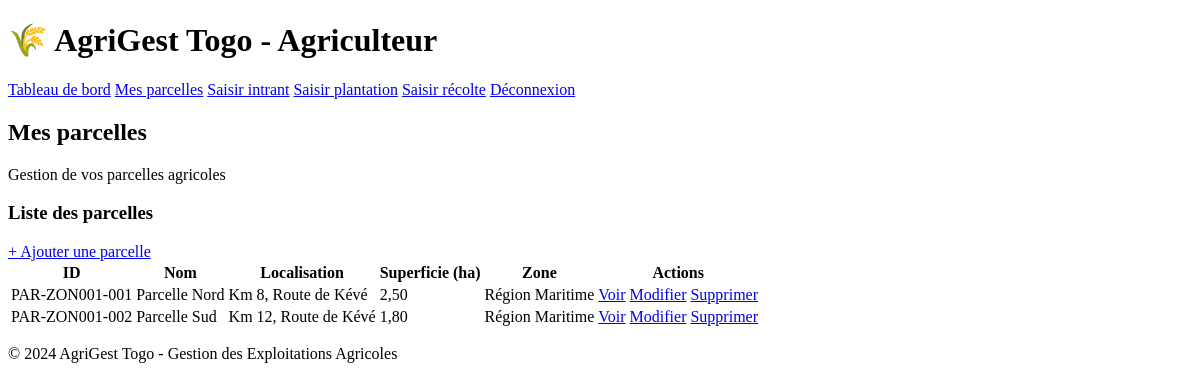
The page /agriculteur/mes_parcelles.php (signed in) on the database its author committed.
### tables this page shows
CREATE TABLE PARCELLE (
    id_parcelle VARCHAR(20) PRIMARY KEY,
    nom_parcelle VARCHAR(50) NOT NULL,
    localisation_parcelle VARCHAR(100) NOT NULL,
    superficie DECIMAL(8,2) NOT NULL,
    id_zone VARCHAR(15) NOT NULL,
    id_agri VARCHAR(20) NOT NULL,
    CONSTRAINT chk_superficie CHECK (superficie > 0),
    CONSTRAINT fk_parcelle_zone FOREIGN KEY (id_zone)
        REFERENCES ZONE_AGROECOLOGIQUE(id_zone)
        ON UPDATE CASCADE ON DELETE RESTRICT,
    CONSTRAINT fk_parcelle_agri FOREIGN KEY (id_agri)
        REFERENCES AGRICULTEUR(id_agri)
        ON UPDATE CASCADE ON DELETE RESTRICT
);

CREATE TABLE ZONE_AGROECOLOGIQUE (
    id_zone VARCHAR(15) PRIMARY KEY,
    nom_zone VARCHAR(50) NOT NULL UNIQUE
);

### includes/fonctions.php (called while the page is built, shortened)
<?php
function formaterNombre($nombre, $decimales = 2) {
    return number_format((float)$nombre, $decimales, ',', ' ');
}

### agriculteur/mes_parcelles.php (the view, shortened to what this page needs)
<?php
require_once('../config/connexion.php');
require_once('../includes/fonctions.php');
$id_agri = $_SESSION['id_utilisateur'];
$parcelles = [];
try {
    $stmt = $pdo->prepare(
        "SELECT p.id_parcelle, p.nom_parcelle, p.localisation_parcelle, p.superficie,
                z.id_zone, z.nom_zone
         FROM PARCELLE p
         JOIN ZONE_AGROECOLOGIQUE z ON p.id_zone = z.id_zone
         WHERE p.id_agri = ?
         ORDER BY p.nom_parcelle ASC"
    );
    $stmt->execute([$id_agri]);
    $parcelles = $stmt->fetchAll();
} catch (PDOException $e) {
    error_log('Erreur SQL mes_parcelles: ' . $e->getMessage());
}
?>
<!DOCTYPE html>
<html lang="fr">
<head>
    <link rel="stylesheet" href="../assets/css/style.css">
</head>
<body>
    <div class="container">
        <header>
            <h1>🌾 AgriGest Togo - Agriculteur</h1>
            <nav>
                <a href="dashboard.php">Tableau de bord</a>
                <a href="mes_parcelles.php">Mes parcelles</a>
                <a href="saisir_intrant.php">Saisir intrant</a>
                <a href="saisir_plantation.php">Saisir plantation</a>
                <a href="saisir_recolte.php">Saisir récolte</a>
                <a href="../auth/logout.php">Déconnexion</a>
            </nav>
        </header>
        <main>
            <div class="dashboard-header">
                <h2>Mes parcelles</h2>
                <p>Gestion de vos parcelles agricoles</p>
            </div>
            <section class="management-section">
                <div class="section-header">
                    <h3>Liste des parcelles</h3>
                    <a href="mes_parcelles.php?action=create" class="btn">+ Ajouter une parcelle</a>
                </div>
                <?php if (empty($parcelles)): ?>
                    <div class="empty-state">
                        <p>Vous n'avez pas encore de parcelle enregistrée.</p>
                        <a href="mes_parcelles.php?action=create" class="btn">Créer votre première parcelle</a>
                    </div>
                <?php else: ?>
                    <table class="data-table">
                        <thead>
                            <tr>
                                <th>ID</th>
                                <th>Nom</th>
                                <th>Localisation</th>
                                <th>Superficie (ha)</th>
                                <th>Zone</th>
                                <th>Actions</th>
                            </tr>
                        </thead>
                        <tbody>
                            <?php foreach ($parcelles as $parcelle): ?>
                                <tr>
                                    <td><?php echo htmlspecialchars($parcelle['id_parcelle']); ?></td>
                                    <td><?php echo htmlspecialchars($parcelle['nom_parcelle']); ?></td>
                                    <td><?php echo htmlspecialchars($parcelle['localisation_parcelle']); ?></td>
                                    <td><?php echo formaterNombre($parcelle['superficie'], 2); ?></td>
                                    <td><?php echo htmlspecialchars($parcelle['nom_zone']); ?></td>
                                    <td>
                                        <a href="consulter_parcelle.php?id=<?php echo urlencode($parcelle['id_parcelle']); ?>" class="btn btn-small">Voir</a>
                                        <a href="modifier_parcelle.php?id=<?php echo urlencode($parcelle['id_parcelle']); ?>" class="btn btn-small">Modifier</a>
                                        <a href="supprimer_parcelle.php?id=<?php echo urlencode($parcelle['id_parcelle']); ?>" class="btn btn-small btn-danger" onclick="return confirm('Êtes-vous sûr ?')">Supprimer</a>
                                    </td>
                                </tr>
                            <?php endforeach; ?>
                        </tbody>
                    </table>
                <?php endif; ?>
            </section>
        </main>
        <footer>
            <p>&copy; 2024 AgriGest Togo - Gestion des Exploitations Agricoles</p>
        </footer>
    </div>
</body>
</html>

### assets/css/style.css (style rules this page uses)
:root { --color-primary: #2E7D32; --color-primary-dark: #1B5E20; --color-secondary: #8D6E63; --color-accent: #F9A825; --color-danger: #C62828; --color-bg: #F5F1E8; --color-surface: #FFFFFF; --color-text: #1B1B1B; --color-text-muted: #666666; --radius: 8px; --shadow: 0 2px 6px rgba(0,0,0,0.08); --font-heading: 'Poppins', sans-serif; --font-body: 'Inter', sans-serif; }

### rows shown on the page
parcelle: id_parcelle "PAR-ZON001-001", nom_parcelle "Parcelle Nord", localisation_parcelle "Km 8, Route de Kévé", superficie "2,50", id_zone.nom_zone "Région Maritime"
parcelle: id_parcelle "PAR-ZON001-002", nom_parcelle "Parcelle Sud", localisation_parcelle "Km 12, Route de Kévé", superficie "1,80", id_zone.nom_zone "Région Maritime"
